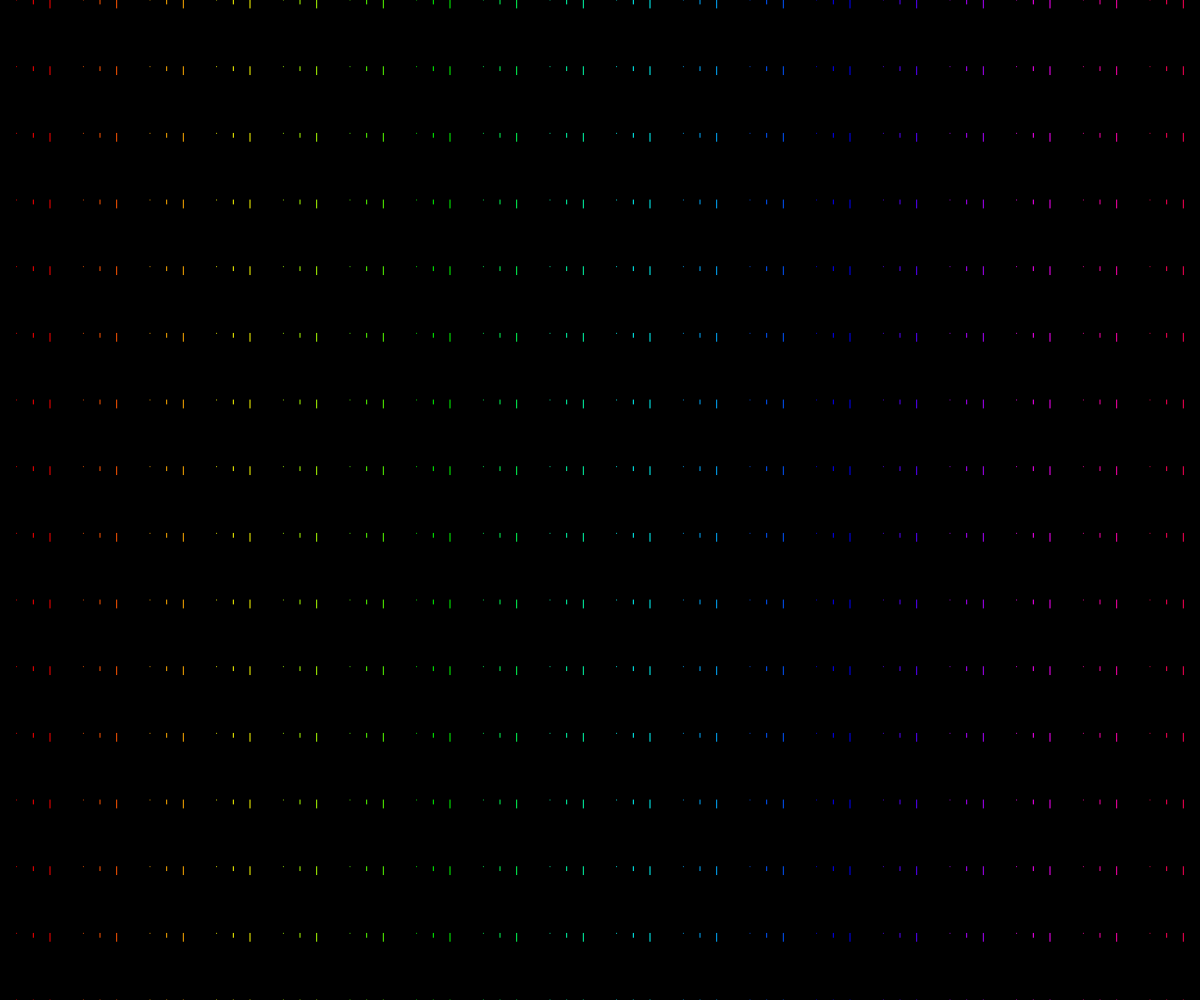
Frame 1 (no input)
Frame 60 (no input): identical to frame 1, image omitted
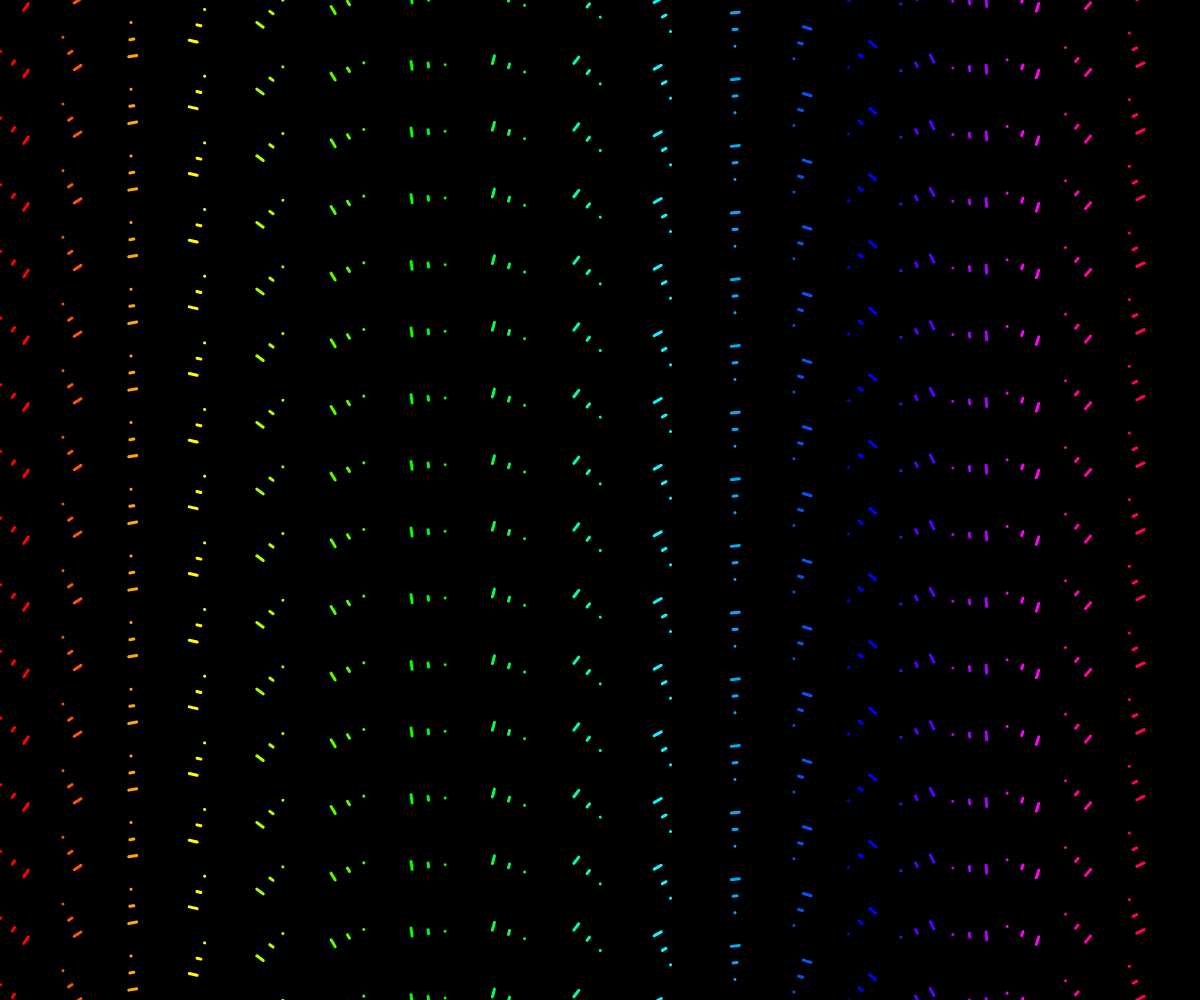
Frame 120 (the mouse pressed at the canvas centre since frame 60)

The p5.js sketch that drew these frames (run headless with seeded random() and noise() and a simulated clock; from frame 60 on, the mouse is pressed at the canvas centre):

// p5.js sketch
// ── sketch.js
/*
Inspired by Vera Molnár's Un, deux, trois

Based on a translation from Generative Artistry:
https://generativeartistry.com/tutorials/un-deux-trois/
*/
let angle = 0;
seed = 1;
function setup() {
  createCanvas(windowWidth, windowHeight);
  strokeCap(ROUND);
  strokeWeight(4);
  colorMode(HSB);
}

function draw() {
  background(0);
  randomSeed(seed);
  let step = min(width / 15, height / 15);

  for (let y = -step; y < height; y += step) {
    for (let x = -step; x < width; x += step) {


      drawLine(x, y, step, [0.25, 0.5, 0.75]);


    }
  }

  // noLoop();
}

function drawLine(_x, _y, _step, positions) {
  push();
  translate(_x + _step / 2, _y + _step / 2);
  rotate((100 + _x) * mouseX * 0.00001);
  translate(-_step / 2, -_step / 2);
  for (let i = 0; i <= positions.length; i++) {

    stroke(map(_x, 0, width, 0, 360), 100, 100);
    strokeWeight(map(mouseY, 0, height, 1, 5));
    line(positions[i] * _step, _step + 4 * i, positions[i] * _step, _step);
  }
  pop();
}

function windowResized() {
  resizeCanvas(windowWidth, windowHeight);
}

/*
MIT License

Copyright (c) 2018 Tim Holman

Permission is hereby granted, free of charge, to any person obtaining a copy of this software and associated documentation files (the "Software"), to deal in the Software without restriction, including without limitation the rights to use, copy, modify, merge, publish, distribute, sublicense, and/or sell copies of the Software, and to permit persons to whom the Software is furnished to do so, subject to the following conditions:

The above copyright notice and this permission notice shall be included in all copies or substantial portions of the Software.

THE SOFTWARE IS PROVIDED "AS IS", WITHOUT WARRANTY OF ANY KIND, EXPRESS OR IMPLIED, INCLUDING BUT NOT LIMITED TO THE WARRANTIES OF MERCHANTABILITY, FITNESS FOR A PARTICULAR PURPOSE AND NONINFRINGEMENT. IN NO EVENT SHALL THE AUTHORS OR COPYRIGHT HOLDERS BE LIABLE FOR ANY CLAIM, DAMAGES OR OTHER LIABILITY, WHETHER IN AN ACTION OF CONTRACT, TORT OR OTHERWISE, ARISING FROM, OUT OF OR IN CONNECTION WITH THE SOFTWARE OR THE USE OR OTHER DEALINGS IN THE SOFTWARE.
*/

/////////////////////////

/*
Inspired by Vera Molnár's Un, deux, trois

Based on a translation from Generative Artistry:
https://generativeartistry.com/tutorials/un-deux-trois/
*/

// function setup() {
//   createCanvas(windowWidth, windowHeight);
//   strokeCap(ROUND);
//   strokeWeight(4);
// }

// function draw() {
//   background(255);

//   let step = min(width / 15, height / 15);

//   for (let y = step; y < height - step; y += step) {
//     for (let x = step; x < width - step; x += step) {
//       if (y < height / 3) {
//         drawLine(x, y, step, [0.5]);
//       } else if (y < (height / 3) * 2) {
//         drawLine(x, y, step, [0.2, 0.8]);
//       } else {
//         drawLine(x, y, step, [0.1, 0.5, 0.9]);
//       }
//     }
//   }
//   noLoop();
// }

// function drawLine(_x, _y, _step, positions) {
//   push();
//   translate(_x + _step / 2, _y + _step / 2);
//   rotate(random(5));
//   translate(-_step / 2, -_step / 2);
//   for (let i = 0; i <= positions.length; i++) {
//     line(positions[i] * _step, 0, positions[i] * _step, _step);
//   }
//   pop();
// }

// function windowResized() {
//   resizeCanvas(windowWidth, windowHeight);
// }
